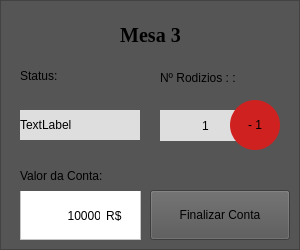
            <widget class="QFrame" name="frame_m3">
             <property name="minimumSize">
              <size>
               <width>300</width>
               <height>250</height>
              </size>
             </property>
             <property name="styleSheet">
              <string notr="true">background-color: rgb(85, 85, 85);</string>
             </property>
             <property name="frameShape">
              <enum>QFrame::StyledPanel</enum>
             </property>
             <property name="frameShadow">
              <enum>QFrame::Raised</enum>
             </property>
             <widget class="QLabel" name="mesa3">
              <property name="geometry">
               <rect>
                <x>10</x>
                <y>20</y>
                <width>281</width>
                <height>31</height>
               </rect>
              </property>
              <property name="font">
               <font>
                <family>Georgia</family>
                <pointsize>15</pointsize>
                <italic>false</italic>
                <bold>true</bold>
               </font>
              </property>
              <property name="cursor">
               <cursorShape>ArrowCursor</cursorShape>
              </property>
              <property name="styleSheet">
               <string notr="true">font: 700 15pt &quot;Georgia&quot;;
color: rgb(0, 0, 0);</string>
              </property>
              <property name="text">
               <string>Mesa 3</string>
              </property>
              <property name="alignment">
               <set>Qt::AlignCenter</set>
              </property>
             </widget>
             <widget class="QFrame" name="caixa_conta_m3">
              <property name="geometry">
               <rect>
                <x>20</x>
                <y>190</y>
                <width>121</width>
                <height>50</height>
               </rect>
              </property>
              <property name="styleSheet">
               <string notr="true">background-color: rgb(255, 255, 255);</string>
              </property>
              <property name="frameShape">
               <enum>QFrame::StyledPanel</enum>
              </property>
              <property name="frameShadow">
               <enum>QFrame::Raised</enum>
              </property>
              <widget class="QLabel" name="v_valor_conta_m3">
               <property name="geometry">
                <rect>
                 <x>10</x>
                 <y>10</y>
                 <width>71</width>
                 <height>31</height>
                </rect>
               </property>
               <property name="styleSheet">
                <string notr="true">font: 12pt &quot;Georgia&quot;;
color: rgb(0, 0, 0);</string>
               </property>
               <property name="text">
                <string>10000</string>
               </property>
               <property name="alignment">
                <set>Qt::AlignRight|Qt::AlignTrailing|Qt::AlignVCenter</set>
               </property>
              </widget>
              <widget class="QLabel" name="texto_reais_m3">
               <property name="geometry">
                <rect>
                 <x>80</x>
                 <y>10</y>
                 <width>31</width>
                 <height>31</height>
                </rect>
               </property>
               <property name="layoutDirection">
                <enum>Qt::LeftToRight</enum>
               </property>
               <property name="styleSheet">
                <string notr="true">font: 10pt &quot;Georgia&quot;;
color: rgb(0, 0, 0);</string>
               </property>
               <property name="text">
                <string>R$ </string>
               </property>
               <property name="alignment">
                <set>Qt::AlignCenter</set>
               </property>
              </widget>
             </widget>
             <widget class="QPushButton" name="b_finalizar_conta_m3">
              <property name="geometry">
               <rect>
                <x>150</x>
                <y>190</y>
                <width>140</width>
                <height>50</height>
               </rect>
              </property>
              <property name="styleSheet">
               <string notr="true">font: 10pt &quot;Georgia&quot;;
color: rgb(0, 0, 0);</string>
              </property>
              <property name="text">
               <string>Finalizar Conta</string>
              </property>
             </widget>
             <widget class="QLabel" name="label_7">
              <property name="geometry">
               <rect>
                <x>20</x>
                <y>60</y>
                <width>81</width>
                <height>31</height>
               </rect>
              </property>
              <property name="styleSheet">
               <string notr="true">font: 10pt &quot;Georgia&quot;;
color: rgb(0, 0, 0);</string>
              </property>
              <property name="text">
               <string>Status:</string>
              </property>
             </widget>
             <widget class="QLabel" name="status_3">
              <property name="geometry">
               <rect>
                <x>20</x>
                <y>110</y>
                <width>120</width>
                <height>30</height>
               </rect>
              </property>
              <property name="styleSheet">
               <string notr="true">background-color: rgb(222, 222, 222);
font: 10pt &quot;Georgia&quot;;
color: rgb(0, 0, 0);</string>
              </property>
              <property name="text">
               <string>TextLabel</string>
              </property>
             </widget>
             <widget class="QLabel" name="label_8">
              <property name="geometry">
               <rect>
                <x>160</x>
                <y>110</y>
                <width>91</width>
                <height>31</height>
               </rect>
              </property>
              <property name="styleSheet">
               <string notr="true">background-color: rgb(222, 222, 222);
font: 12pt &quot;Georgia&quot;;
color: rgb(0, 0, 0);</string>
              </property>
              <property name="text">
               <string>1</string>
              </property>
              <property name="alignment">
               <set>Qt::AlignCenter</set>
              </property>
             </widget>
             <widget class="QLabel" name="texto_valor_conta_m1_3">
              <property name="geometry">
               <rect>
                <x>20</x>
                <y>160</y>
                <width>121</width>
                <height>31</height>
               </rect>
              </property>
              <property name="styleSheet">
               <string notr="true">font: 10pt &quot;Georgia&quot;;
color: rgb(0, 0, 0);</string>
              </property>
              <property name="text">
               <string>Valor da Conta:</string>
              </property>
             </widget>
             <widget class="QLabel" name="label_9">
              <property name="geometry">
               <rect>
                <x>160</x>
                <y>70</y>
                <width>101</width>
                <height>16</height>
               </rect>
              </property>
              <property name="styleSheet">
               <string notr="true">font: 10pt &quot;Georgia&quot;;
color: rgb(0, 0, 0);</string>
              </property>
              <property name="text">
               <string>Nº Rodizios : :</string>
              </property>
             </widget>
             <widget class="QPushButton" name="b_detalhes_m1_3">
              <property name="geometry">
               <rect>
                <x>230</x>
                <y>100</y>
                <width>50</width>
                <height>50</height>
               </rect>
              </property>
              <property name="styleSheet">
               <string notr="true">background-color: rgb(208, 33, 33);
font: 700 10pt &quot;Georgia&quot;;
color: rgb(0, 0, 0);
border-radius: 25px;</string>
              </property>
              <property name="text">
               <string>- 1</string>
              </property>
             </widget>
            </widget>
